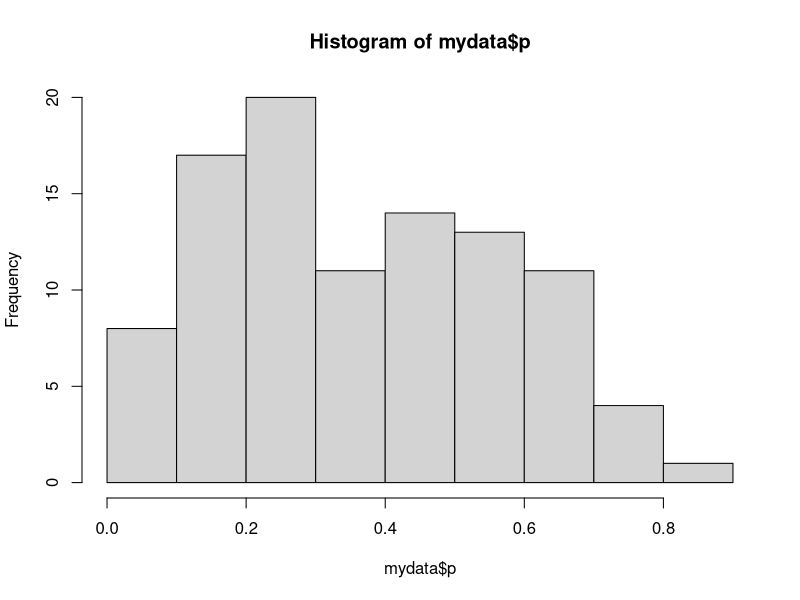
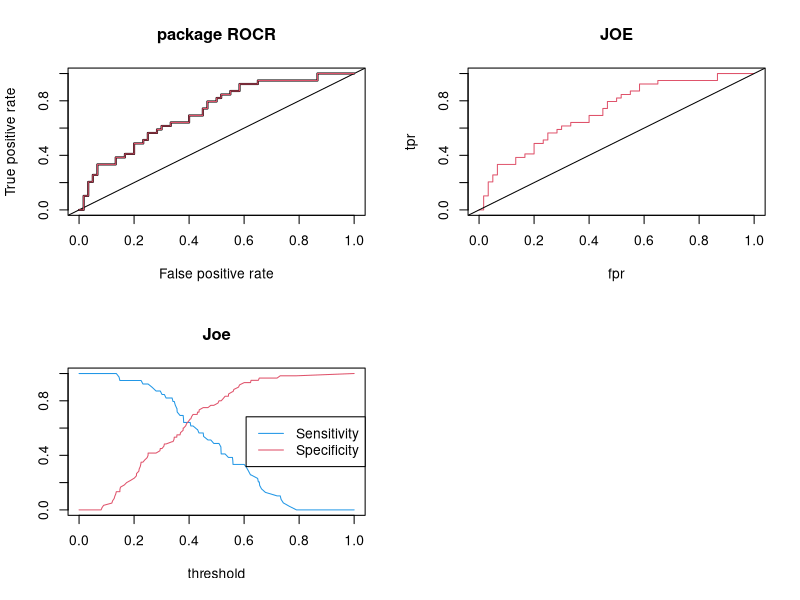

Here is the R script that generated these plots, in order:
## ---- chunk 1
library(tidyverse)

# packages for making ROC curves:
library(ROCR)
## ---- chunk 2
gen_data <- function(n_obs){
  
  true_coefs <- c( 10, -5, 4, -3 ) * 0.005
  
  tibble( x1 = runif( n=n_obs, min=0, max=100 ),
          x2 = runif( n=n_obs, min=0, max=100 ),
          x3 = runif( n=n_obs, min=0, max=100 )
  ) %>% 
    mutate( p = 1 / ( 1 + exp( -(true_coefs[1] + 
                                   true_coefs[2]*x1 + 
                                   true_coefs[3]*x2 + 
                                   true_coefs[4]*x3
    )
    )
    )
    ) %>% 
    mutate( y = map_dbl( .x = p,
                         .f = function(p){ as.numeric(rbernoulli(n=1, p=p)) }
    )
    )
}

mydata <- gen_data(99)
hist(mydata$p)
mydata

## ---- chunk 3
fit_logreg <- glm( y ~ x1+x2+x3,
                   data = mydata,
                   family = binomial()
)

y <- mydata$y
yhat <- fitted.values(fit_logreg, type="response")
## ---- chunk 4

get_tpr_ftn <- function(threshold){
  predictionz <- if_else( yhat>=threshold, 1, 0 )
  return(  sum(predictionz==1&y==1)/sum(y==1) )
}

get_fpr_ftn <- function(threshold){
  predictionz <- if_else( yhat>=threshold, 1, 0 )
  return(  sum(predictionz==1&y==0)/sum(y==0) )
}

# ROCR PACKAGE
rocr_prediction_obj <- ROCR::prediction( fitted(fit_logreg), labels = mydata$y)
rocr_calc <- ROCR::performance( rocr_prediction_obj,"tpr","fpr") 

rocr_cutoffs <- tibble(
                  threshold = rocr_calc@alpha.values[[1]], 
                  rocr_tpr = rocr_calc@y.values[[1]], 
                  rocr_spec = 1 - rocr_calc@x.values[[1]],
                  rocr_fpr = rocr_calc@x.values[[1]]
                )

# JOIN EVERYTHING TOGETHER


roc_data <- 
  tibble( threshold = c(0, sort(unique(yhat)), 1),
            joe_tpr = map_dbl( .x = threshold,
                               .f = function(t){ get_tpr_ftn(t) }  
                             ),
            joe_fpr = map_dbl( .x = threshold,
                               .f = function(t){ get_fpr_ftn(t) }  
                             ),
            joe_spec = 1 - joe_fpr
        ) %>% 
  full_join( rocr_cutoffs )

roc_data

par(mfrow=c(2,2))

# ROCR:
plot(rocr_calc, main="package ROCR", lwd=2)
abline(a = 0, b = 1) 
lines(    x = roc_data$joe_fpr,
           y = roc_data$joe_tpr,
      col = 2
    )
# Joe:
plot(    x = roc_data$joe_fpr,
         y = roc_data$joe_tpr,
      type = "s",
      main = "JOE",
       col = 2,
      ylab = "tpr",
      xlab = "fpr"
    )
abline(a=0, b=1)

plot( x = roc_data$threshold,
      y = roc_data$joe_tpr,
      type = "l",
      main = "Joe",
      ylab = "",
      xlab = "threshold",
      col = 4
    )
lines(   x = roc_data$threshold,
         y = roc_data$joe_spec,
       col = 2
     )
legend("right", legend=c("Sensitivity","Specificity"), col=c(4,2), lty=c(1,1))
